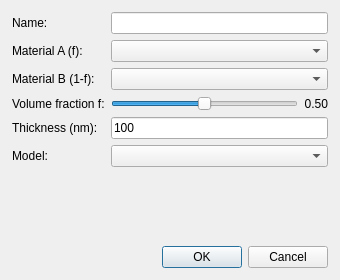
<?xml version="1.0" encoding="UTF-8"?>
<ui version="4.0">
 <class>MixedLayerDialog</class>
 <widget class="QDialog" name="MixedLayerDialog">
  <property name="geometry">
   <rect><x>0</x><y>0</y><width>340</width><height>280</height></rect>
  </property>
  <property name="windowTitle">
   <string>Mixed layer</string>
  </property>
  <property name="sizeGripEnabled"><bool>false</bool></property>
  <layout class="QVBoxLayout" name="vl_main">
   <property name="leftMargin"><number>12</number></property>
   <property name="topMargin"><number>12</number></property>
   <property name="rightMargin"><number>12</number></property>
   <property name="bottomMargin"><number>12</number></property>
   <item>
    <layout class="QFormLayout" name="fl_fields">
     <property name="rowWrapPolicy"><enum>QFormLayout::DontWrapRows</enum></property>
     <item row="0" column="0">
      <widget class="QLabel" name="lbl_name">
       <property name="text"><string>Name:</string></property>
      </widget>
     </item>
     <item row="0" column="1">
      <widget class="QLineEdit" name="edit_name"/>
     </item>
     <item row="1" column="0">
      <widget class="QLabel" name="lbl_mat_a">
       <property name="text"><string>Material A (f):</string></property>
      </widget>
     </item>
     <item row="1" column="1">
      <widget class="QComboBox" name="combo_mat_a">
       <property name="editable"><bool>false</bool></property>
      </widget>
     </item>
     <item row="2" column="0">
      <widget class="QLabel" name="lbl_mat_b">
       <property name="text"><string>Material B (1-f):</string></property>
      </widget>
     </item>
     <item row="2" column="1">
      <widget class="QComboBox" name="combo_mat_b">
       <property name="editable"><bool>false</bool></property>
      </widget>
     </item>
     <item row="3" column="0">
      <widget class="QLabel" name="lbl_fraction">
       <property name="text"><string>Volume fraction f:</string></property>
      </widget>
     </item>
     <item row="3" column="1">
      <layout class="QHBoxLayout" name="hl_fraction">
       <item>
        <widget class="QSlider" name="slider_fraction">
         <property name="minimum"><number>0</number></property>
         <property name="maximum"><number>100</number></property>
         <property name="value"><number>50</number></property>
         <property name="orientation"><enum>Qt::Horizontal</enum></property>
        </widget>
       </item>
       <item>
        <widget class="QLabel" name="lbl_fraction_val">
         <property name="text"><string>0.50</string></property>
         <property name="minimumWidth"><number>36</number></property>
         <property name="alignment"><set>Qt::AlignRight|Qt::AlignVCenter</set></property>
        </widget>
       </item>
      </layout>
     </item>
     <item row="4" column="0">
      <widget class="QLabel" name="lbl_thickness">
       <property name="text"><string>Thickness (nm):</string></property>
      </widget>
     </item>
     <item row="4" column="1">
      <widget class="QLineEdit" name="edit_thickness">
       <property name="text"><string>100</string></property>
      </widget>
     </item>
     <item row="5" column="0">
      <widget class="QLabel" name="lbl_model">
       <property name="text"><string>Model:</string></property>
      </widget>
     </item>
     <item row="5" column="1">
      <widget class="QComboBox" name="combo_model">
       <property name="editable"><bool>false</bool></property>
      </widget>
     </item>
    </layout>
   </item>
   <item>
    <widget class="QDialogButtonBox" name="button_box">
     <property name="orientation"><enum>Qt::Horizontal</enum></property>
     <property name="standardButtons">
      <set>QDialogButtonBox::Ok|QDialogButtonBox::Cancel</set>
     </property>
    </widget>
   </item>
  </layout>
 </widget>
 <resources/>
 <connections>
  <connection>
   <sender>button_box</sender>
   <signal>accepted()</signal>
   <receiver>MixedLayerDialog</receiver>
   <slot>accept()</slot>
  </connection>
  <connection>
   <sender>button_box</sender>
   <signal>rejected()</signal>
   <receiver>MixedLayerDialog</receiver>
   <slot>reject()</slot>
  </connection>
 </connections>
</ui>
